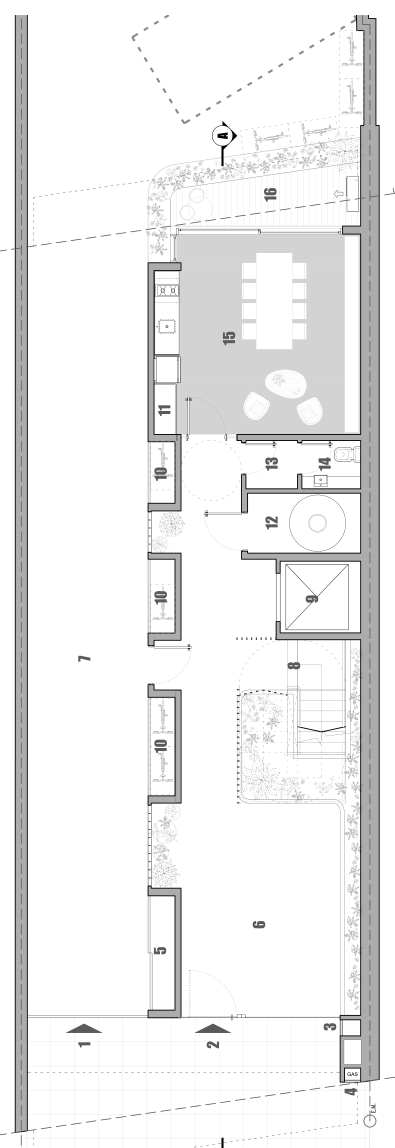
#> input picture knowledge/projects/ceibo-vidal/commercial/assets/planos-sga/planta-baja-solo.png, 1183 x 3443 px (shown at 1/3 size)
$ python _clean_plans.py
#> lines starting #> are read from the running program, lines starting #| are printed output that depends on the picture; after the words box and inside, x2 and y2 are one past the last pixel; in counts of white or black regions, pixels touching at a corner belong together
#!/usr/bin/env python3
"""Editorial sales plans from SGA CAD extracts.

Keeps walls, rooms, furniture, vegetation and openings.
Drops dimension strings, section cuts, grid bubbles, hatching and index numbers.
"""
from pathlib import Path

import numpy as np
from PIL import Image
from scipy import ndimage

LINO = np.array([240, 237, 230], dtype=np.float32)
FLOOR = np.array([230, 224, 211], dtype=np.float32)
WALL = np.array([32, 30, 27], dtype=np.float32)
INK = np.array([26, 26, 24], dtype=np.float32)

BASE = Path(__file__).resolve().parent

JOBS = [
    ("planta-baja-solo.png", "planta-baja-editorial.png"),
    ("planta-tipo-solo.png", "planta-tipo-editorial.png"),
    ("planta-terraza-solo.png", "planta-terraza-editorial.png"),
    ("unidad-a-horiz.png", "unidad-a-editorial.png"),
    ("unidad-b-horiz.png", "unidad-b-editorial.png"),
    ("unidad-c-horiz.png", "unidad-c-editorial.png"),
]


def disk(r: int) -> np.ndarray:
    y, x = np.ogrid[-r : r + 1, -r : r + 1]
    return x * x + y * y <= r * r


def lum_of(rgb: np.ndarray) -> np.ndarray:
    return 0.299 * rgb[..., 0] + 0.587 * rgb[..., 1] + 0.114 * rgb[..., 2]


def keep_large(mask: np.ndarray, min_area: int) -> np.ndarray:
#> called with min_area = 180
    labeled, n = ndimage.label(mask)
#> labeled: shape (3443, 1183) int32; 5735 distinct labels, from 0 to 5734
#> n = 5734
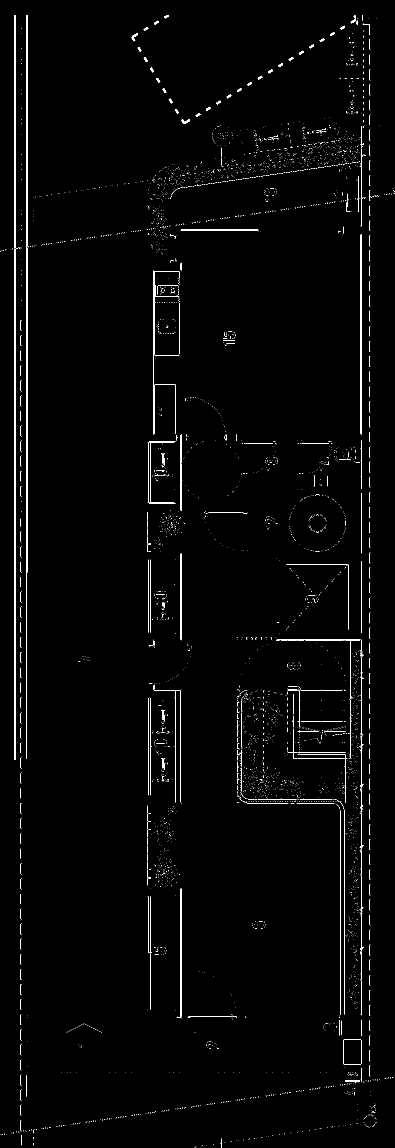
#> mask: shape (3443, 1183) bool (shown at 1/3 size); 1% white in thin lines or dots
    if n == 0:
        return mask
    sizes = np.bincount(labeled.ravel())
#> sizes = 5735 values, max 4032180 at index 0, min 1 at index 6, mean 710.2
    sizes[0] = 0
    return sizes[labeled] >= min_area
#> returned value: shape (3443, 1183) bool; 0.42% white in thin lines or dots, all inside (x1, y1, x2, y2) = (43, 45, 1084, 3052)


def bbox_of(mask: np.ndarray, pad: int, h: int, w: int) -> tuple[int, int, int, int]:
    ys, xs = np.where(mask)
    if ys.size == 0:
        return 0, 0, w, h
    y0 = max(int(ys.min()) - pad, 0)
    y1 = min(int(ys.max()) + pad + 1, h)
    x0 = max(int(xs.min()) - pad, 0)
    x1 = min(int(xs.max()) + pad + 1, w)
    return x0, y0, x1, y1


def filter_ink(ink: np.ndarray, wall: np.ndarray) -> np.ndarray:
    """Drop filled numbers / bubbles. Keep furniture, plants and door swings."""
    wall_touch = ndimage.binary_dilation(wall, structure=disk(2))
    h, w = ink.shape
    edge = np.zeros_like(ink)
    m = 22
    edge[:m] = True
    edge[-m:] = True
    edge[:, :m] = True
    edge[:, -m:] = True

    labeled, n = ndimage.label(ink)
    keep = np.zeros(ink.shape, dtype=bool)
    if n == 0:
        return keep
    slices = ndimage.find_objects(labeled)
    for i, slc in enumerate(slices, 1):
        if slc is None:
            continue
        sub = labeled[slc] == i
        area = int(sub.sum())
        hh, ww = sub.shape
        solidity = area / float(hh * ww)
        aspect = max(hh, ww) / max(min(hh, ww), 1)
        touches = bool((sub & wall_touch[slc]).any())
        on_edge = bool((sub & edge[slc]).any())
        if area < 12:
            continue
        if on_edge and not touches:
            continue
        if on_edge and area < 280:
            continue
        # Room index numbers and bubbles
        if area < 9000 and solidity >= 0.32 and aspect <= 3.4 and not touches:
            continue
        keep[slc][sub] = True
    return keep


def clean(path: Path) -> Image.Image:
    rgb = np.array(Image.open(path).convert("RGB"), dtype=np.float32)
    r, g, b = rgb[..., 0], rgb[..., 1], rgb[..., 2]
    lum = lum_of(rgb)

    is_red = (r > 145) & (g < 125) & (b < 125) & (r > g + 28) & (r > b + 28)
    rgb[is_red] = 255
    lum = lum_of(rgb)

    wall = keep_large((lum >= 108) & (lum <= 155), 180)
    wall = ndimage.binary_closing(wall, structure=disk(2))
#> wall: shape (3443, 1183) bool; 0.68% white; 22 white regions, largest, box (x1, y1, x2, y2) and area: (43, 45, 52, 2280) 8946, (78, 45, 86, 2277) 7248, (1080, 702, 1084, 1304) 2398
    floor = keep_large((lum >= 198) & (lum <= 218), 220)
#> call 2 of keep_large, with min_area = 220
#> in keep_large (call 2), `labeled, n = ndimage.label(mask)`:
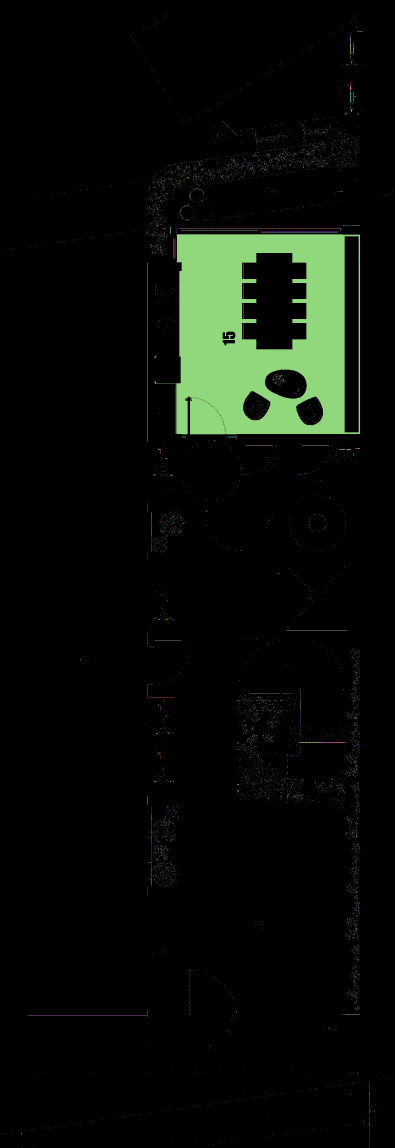
#> labeled: shape (3443, 1183) int32 (shown at 1/3 size); 9390 distinct labels, from 0 to 9389; one colour per label, 0 black
#> in keep_large (call 2), `labeled, n = ndimage.label(mask)`: n = 9389
#> in keep_large (call 2), `labeled, n = ndimage.label(mask)`:
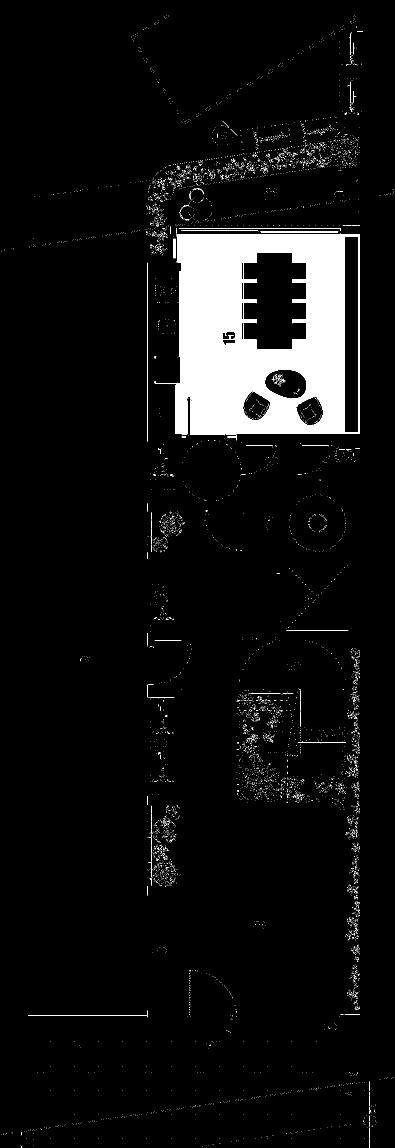
#> mask: shape (3443, 1183) bool (shown at 1/3 size); 6.2% white; 7777 white regions (7713 under 20 px), largest, box (x1, y1, x2, y2) and area: (464, 703, 1080, 1303) 233594, (442, 788, 443, 1325) 537, (536, 684, 1022, 693) 493
#> in keep_large (call 2), `sizes = np.bincount(labeled.ravel())`: sizes = 9390 values, max 3821700 at index 0, min 1 at index 1, mean 433.8
    floor = ndimage.binary_opening(floor, structure=disk(1))
#> floor: shape (3443, 1183) bool; 5.7% white; 2 white regions, box (x1, y1, x2, y2) and area: (529, 703, 1080, 1303) 233192, (464, 1143, 468, 1151) 22

    core = wall | floor
#> core: shape (3443, 1183) bool; 6.4% white; 23 white regions, largest, box (x1, y1, x2, y2) and area: (529, 702, 1084, 1304) 235590, (43, 45, 52, 2280) 8946, (78, 45, 86, 2277) 7248
    building = ndimage.binary_closing(core, structure=disk(14))
#> building: shape (3443, 1183) bool; 6.9% white; 14 white regions, largest, box (x1, y1, x2, y2) and area: (460, 689, 1084, 1531) 244961, (43, 45, 52, 2280) 8965, (1020, 2429, 1033, 3045) 7964
    building = ndimage.binary_fill_holes(building)
#> building: shape (3443, 1183) bool; 9.1% white; 14 white regions, largest, box (x1, y1, x2, y2) and area: (460, 689, 1084, 1531) 334404, (43, 45, 52, 2280) 8965, (1020, 2429, 1033, 3045) 7964
    building = keep_large(building, 2500) if building.any() else building
#> call 3 of keep_large, with min_area = 2500
#> in keep_large (call 3), `labeled, n = ndimage.label(mask)`:
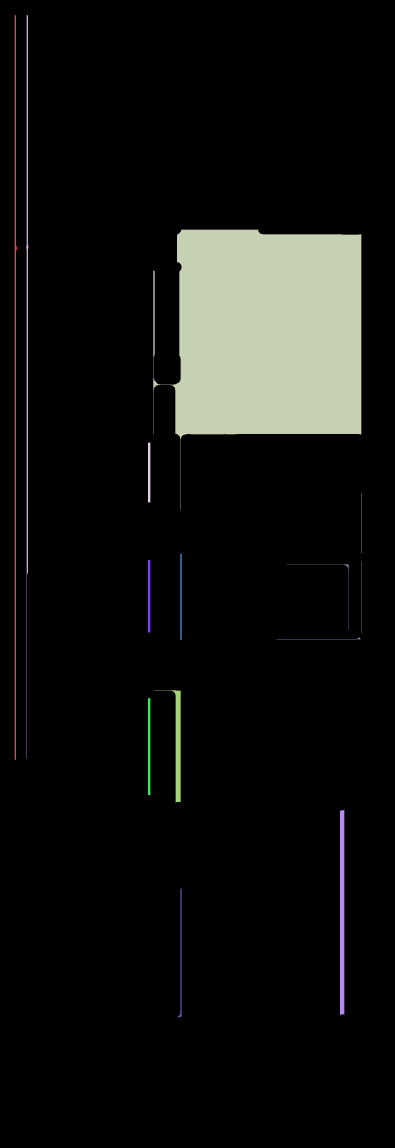
#> labeled: shape (3443, 1183) int32 (shown at 1/3 size); 15 distinct labels, from 0 to 14; one colour per label, 0 black
#> in keep_large (call 3), `labeled, n = ndimage.label(mask)`: n = 14
#> in keep_large (call 3), `sizes = np.bincount(labeled.ravel())`: sizes = [3700763, 8965, 7282, 334404, 1257, 181, 1036, 1523, 216, 437, 276, 5139, 2034, 7964, 1592]
    building = ndimage.binary_dilation(building, structure=disk(2))
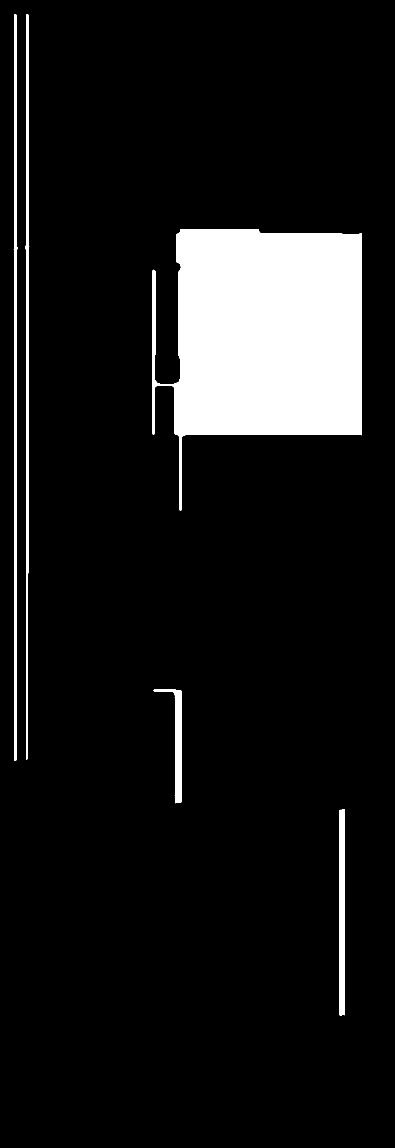
#> building: shape (3443, 1183) bool (shown at 1/3 size); 9.7% white; 5 white regions, box (x1, y1, x2, y2) and area: (458, 687, 1086, 1533) 342098, (41, 43, 54, 2282) 17925, (76, 43, 88, 2279) 16224, (1018, 2427, 1035, 3047) 10478, (460, 2069, 544, 2410) 6787

    h, w = lum.shape
    x0, y0, x1, y1 = bbox_of(building, 10, h, w)
#> in bbox_of, `y0 = max(int(ys.min()) - pad, 0)`: y0 = 33
#> in bbox_of, `y1 = min(int(ys.max()) + pad + 1, h)`: y1 = 3057
#> in bbox_of, `x0 = max(int(xs.min()) - pad, 0)`: x0 = 31
#> in bbox_of, `x1 = min(int(xs.max()) + pad + 1, w)`: x1 = 1096
#> x0 = 31; y0 = 33; x1 = 1096; y1 = 3057
    rgb = rgb[y0:y1, x0:x1]
#> rgb: shape (3024, 1065, 3) float32
    lum = lum[y0:y1, x0:x1]
    building = building[y0:y1, x0:x1]
#> building: shape (3024, 1065) bool; 12.2% white; 5 white regions, box (x1, y1, x2, y2) and area: (427, 654, 1055, 1500) 342098, (10, 10, 23, 2249) 17925, (45, 10, 57, 2246) 16224, (987, 2394, 1004, 3014) 10478, (429, 2036, 513, 2377) 6787
    wall = wall[y0:y1, x0:x1]
#> wall: shape (3024, 1065) bool; 0.86% white; 22 white regions, largest, box (x1, y1, x2, y2) and area: (12, 12, 21, 2247) 8946, (47, 12, 55, 2244) 7248, (1049, 669, 1053, 1271) 2398
    floor = floor[y0:y1, x0:x1]
#> floor: shape (3024, 1065) bool; 7.2% white; 2 white regions, box (x1, y1, x2, y2) and area: (498, 670, 1049, 1270) 233192, (433, 1110, 437, 1118) 22

    wall = wall & building
    floor = floor & building
    arch = ndimage.binary_dilation(wall | floor, structure=disk(4))
#> arch: shape (3024, 1065) bool; 10.6% white; 7 white regions, largest, box (x1, y1, x2, y2) and area: (425, 665, 1057, 1502) 268832, (8, 8, 25, 2251) 26901, (43, 8, 59, 2248) 25174
    ink = (lum < 78) & building & ~wall & arch
#> ink: shape (3024, 1065) bool; 0.16% white in thin lines or dots
    ink = filter_ink(ink, wall)
#> in filter_ink, `labeled, n = ndimage.label(ink)`: n = 44
#> in filter_ink, `slices = ndimage.find_objects(labeled)`: slices = 44 items
#> the loop in filter_ink, `for i, slc in enumerate(slices, 1):` made 44 passes
#> (area, hh, ww, solidity, aspect, touches, on_edge) on passes 8, 12, 15, 19, 25, 26, 28, 29: (119, 3, 60, 0.661, 20, True, True), (84, 26, 13, 0.249, 2, False, False), (250, 248, 2, 0.504, 124, True, False), (37, 35, 2, 0.529, 17.5, False, False), (203, 91, 19, 0.117, 4.79, True, False), (92, 79, 11, 0.106, 7.18, False, False), (654, 382, 22, 0.0778, 17.36, True, False), (296, 149, 2, 0.993, 74.5, True, False)

    hh, ww = lum.shape
    out = np.zeros((hh, ww, 3), dtype=np.float32)
    out[:] = LINO
    out[building & ~wall] = FLOOR
    out[floor] = FLOOR
    walls_draw = ndimage.binary_dilation(wall, structure=disk(1))
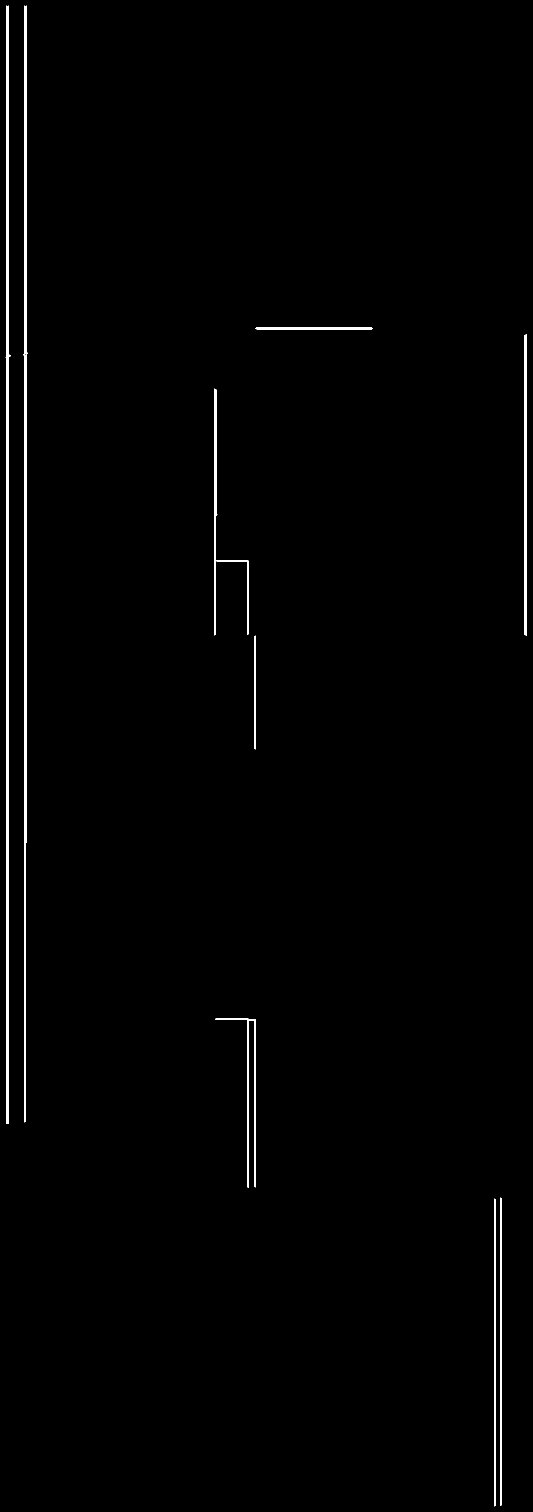
#> walls_draw: shape (3024, 1065) bool (shown at 1/2 size); 1.2% white; 9 white regions, largest, box (x1, y1, x2, y2) and area: (11, 11, 22, 2248) 13426, (46, 11, 56, 2245) 11723, (1048, 668, 1054, 1272) 3606
    out[walls_draw] = WALL
    out[ink] = INK

    content = building | walls_draw | ink
    x0, y0, x1, y1 = bbox_of(content, 8, hh, ww)
#> x0 = 2; y0 = 2; x1 = 1063; y1 = 3022
    out = out[y0:y1, x0:x1]
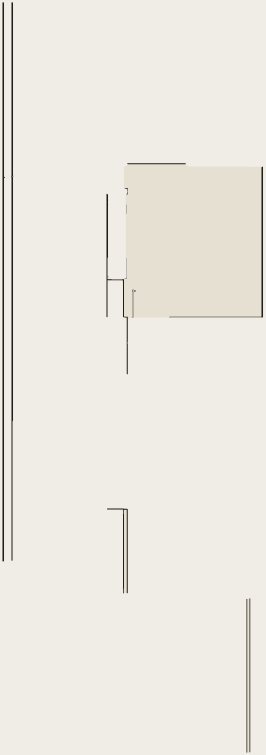
#> out: shape (3020, 1061, 3) float32 (shown at 1/4 size); mean of channels 0, 1, 2 245.1, 233.9, 229; drawn as R, G, B
    return Image.fromarray(np.clip(out, 0, 255).astype(np.uint8))
#> returned value: PIL image 1061x3020 RGB


def main():
    for src_name, dst_name in JOBS:
        src = BASE / src_name
        dst = BASE / dst_name
        print(f"clean {src_name} → {dst_name}", flush=True)
        img = clean(src)
        img.save(dst, optimize=True)
        print(f"  {img.size}")
#|   (1061, 3020)
#> pass 2 of the loop in main, `for src_name, dst_name in JOBS:`:
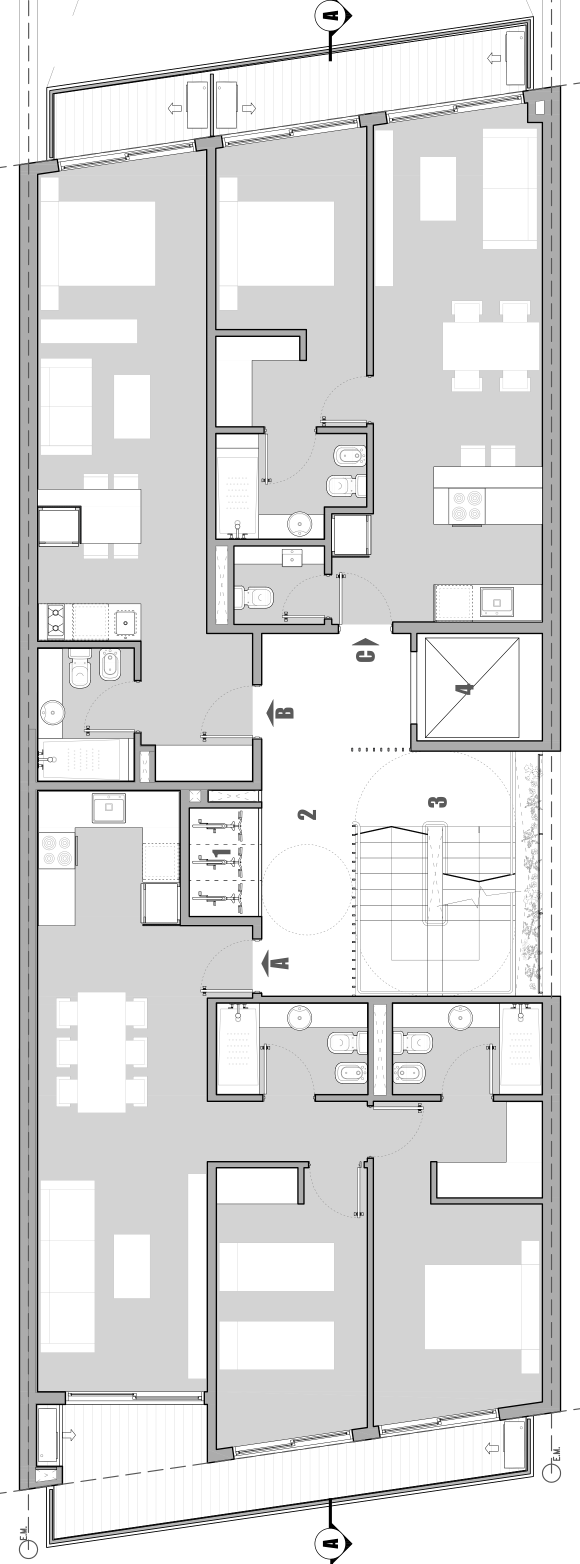
#> input picture knowledge/projects/ceibo-vidal/commercial/assets/planos-sga/planta-tipo-solo.png, 1160 x 3127 px (shown at 1/2 size)
#> r: shape (3127, 1160) float32
#> g: shape (3127, 1160) float32
#> b: shape (3127, 1160) float32
#> in keep_large (call 4), `labeled, n = ndimage.label(mask)`: n = 7801
#> in keep_large (call 4), `labeled, n = ndimage.label(mask)`:
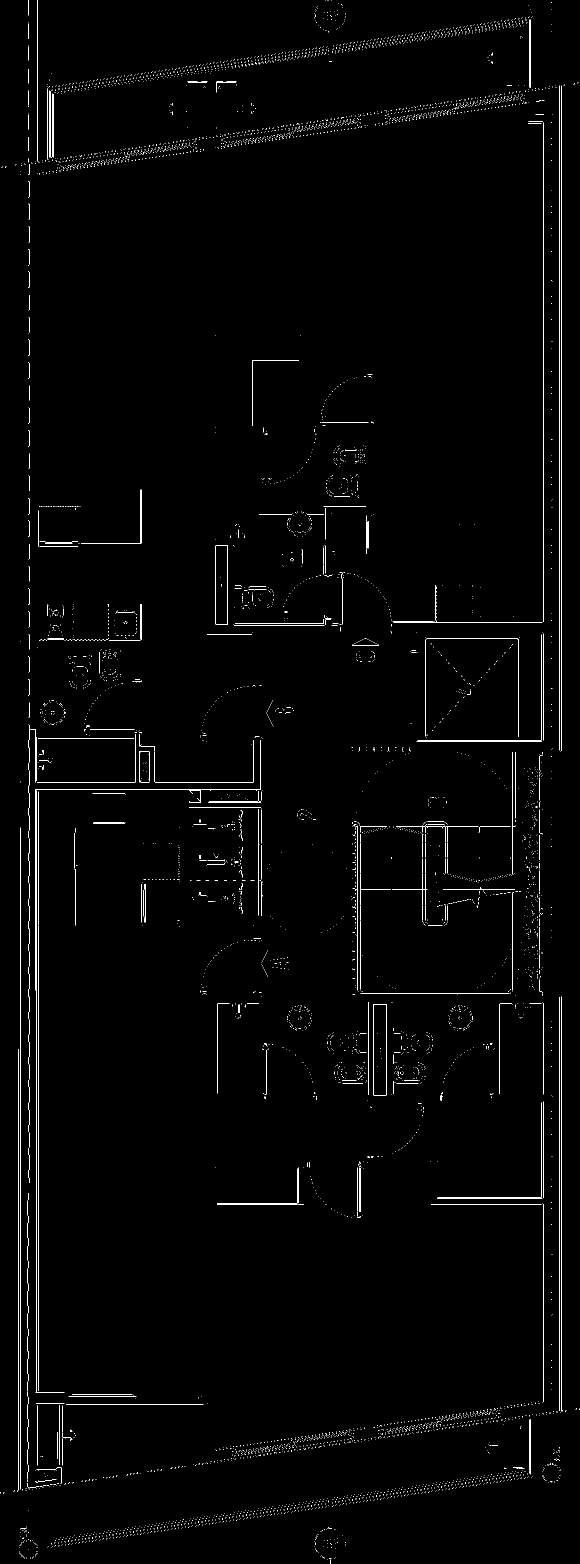
#> mask: shape (3127, 1160) bool (shown at 1/2 size); 1.2% white in thin lines or dots
#> sizes = 7802 values, max 3583667 at index 0, min 1 at index 1, mean 464.9
#> in keep_large (call 5), `labeled, n = ndimage.label(mask)`: n = 4913
#> in keep_large (call 5), `labeled, n = ndimage.label(mask)`:
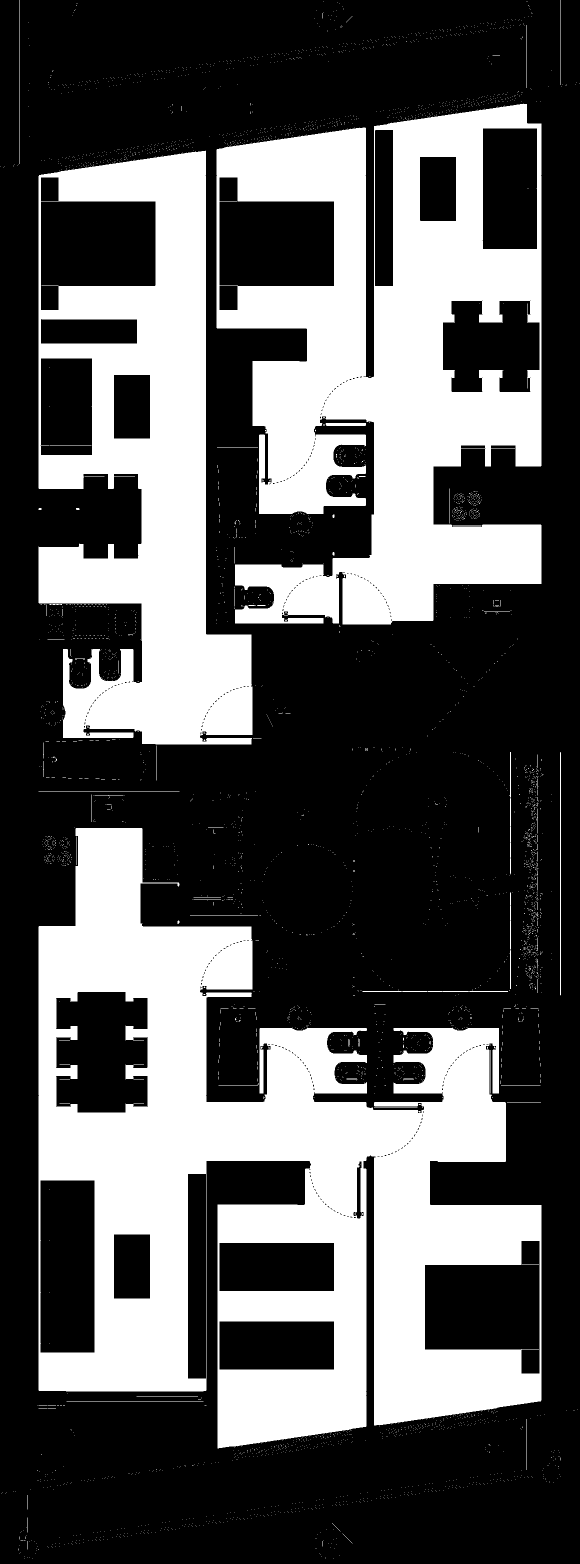
#> mask: shape (3127, 1160) bool (shown at 1/2 size); 34.2% white; 4441 white regions (4364 under 20 px), largest, box (x1, y1, x2, y2) and area: (77, 1656, 1083, 2897) 578780, (433, 207, 1083, 1249) 384405, (77, 301, 505, 1489) 261915
#> sizes = 4914 values, max 2388299 at index 0, min 1 at index 3, mean 738.2
#> in clean (call 2), `x0, y0, x1, y1 = bbox_of(building, 10, h, w)`: x0 = 25; y0 = 160; x1 = 1135; y1 = 2992
#> the loop in filter_ink (call 2), `for i, slc in enumerate(slices, 1):` made 737 passes
#> (area, hh, ww, solidity, aspect, touches, on_edge) on pass 6: (3249, 1041, 302, 0.0103, 3.45, True, False)
#|   (1106, 2828)


if __name__ == "__main__":
#> (the run stopped early here; a loop or call above may not have finished)
